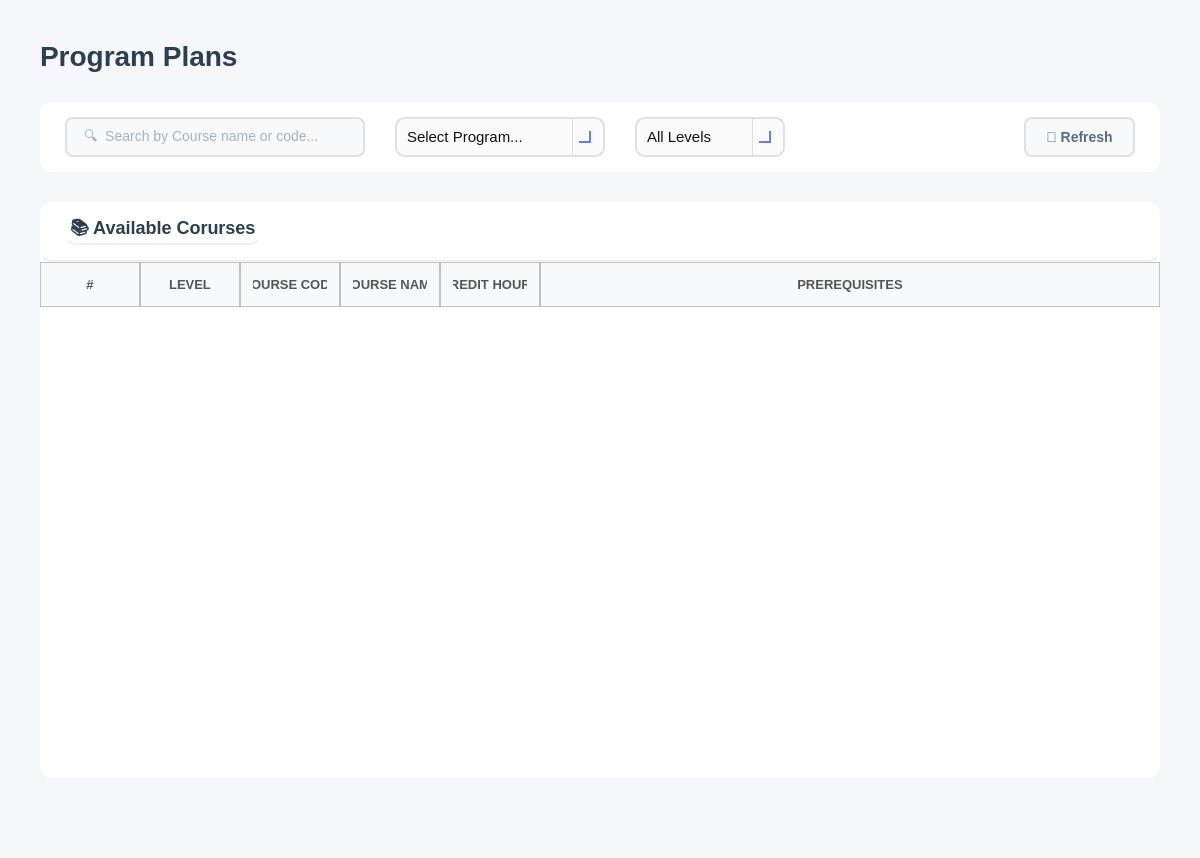
<?xml version="1.0" encoding="UTF-8"?>
<ui version="4.0">
 <class>ViewProgramPlans</class>
 <widget class="QWidget" name="ViewProgramPlans">
  <property name="geometry">
   <rect>
    <x>0</x>
    <y>0</y>
    <width>1200</width>
    <height>858</height>
   </rect>
  </property>
  <property name="windowTitle">
   <string>Course</string>
  </property>
  <property name="styleSheet">
   <string notr="true">background-color: #f5f7fa;</string>
  </property>
  <layout class="QVBoxLayout" name="mainLayout">
   <property name="spacing">
    <number>30</number>
   </property>
   <property name="leftMargin">
    <number>40</number>
   </property>
   <property name="topMargin">
    <number>40</number>
   </property>
   <property name="rightMargin">
    <number>40</number>
   </property>
   <property name="bottomMargin">
    <number>20</number>
   </property>
   <item>
    <layout class="QHBoxLayout" name="headerLayout">
     <item>
      <widget class="QLabel" name="labelTitle">
       <property name="styleSheet">
        <string notr="true">font-size: 28px; font-weight: bold; color: #2c3e50; background: transparent;</string>
       </property>
       <property name="text">
        <string>Program Plans</string>
       </property>
      </widget>
     </item>
     <item>
      <spacer name="headerSpacer">
       <property name="orientation">
        <enum>Qt::Orientation::Horizontal</enum>
       </property>
       <property name="sizeHint" stdset="0">
        <size>
         <width>40</width>
         <height>20</height>
        </size>
       </property>
      </spacer>
     </item>
    </layout>
   </item>
   <item>
    <widget class="QFrame" name="filterFrame">
     <property name="minimumSize">
      <size>
       <width>0</width>
       <height>70</height>
      </size>
     </property>
     <property name="maximumSize">
      <size>
       <width>16777215</width>
       <height>70</height>
      </size>
     </property>
     <property name="styleSheet">
      <string notr="true">background-color: white; border-radius: 12px;</string>
     </property>
     <property name="frameShape">
      <enum>QFrame::Shape::StyledPanel</enum>
     </property>
     <layout class="QHBoxLayout" name="filterLayout">
      <property name="spacing">
       <number>30</number>
      </property>
      <property name="leftMargin">
       <number>25</number>
      </property>
      <property name="topMargin">
       <number>15</number>
      </property>
      <property name="rightMargin">
       <number>25</number>
      </property>
      <property name="bottomMargin">
       <number>15</number>
      </property>
      <item>
       <widget class="QLineEdit" name="lineEditSearch">
        <property name="minimumSize">
         <size>
          <width>300</width>
          <height>40</height>
         </size>
        </property>
        <property name="maximumSize">
         <size>
          <width>200</width>
          <height>16777215</height>
         </size>
        </property>
        <property name="styleSheet">
         <string notr="true">QLineEdit {
    padding: 10px 15px;
    border: 2px solid #e0e0e0;
    border-radius: 8px;
    font-size: 14px;
    background-color: #f8f9fa;   /* light neutral background */
    color: #5a6c7d;             /* text color similar to buttons */
}

QLineEdit:focus {
    border-color: #f5576c;       /* accent border on focus */
    background-color: #ffffff;   /* slightly lighter when active */
}

QLineEdit:disabled {
    background-color: #ededed;   /* washed-out grey */
    color: #a1a8b3;             /* faded text */
}
</string>
        </property>
        <property name="placeholderText">
         <string>🔍  Search by Course name or code...</string>
        </property>
       </widget>
      </item>
      <item>
       <widget class="QComboBox" name="comboBoxSelectProgram">
        <property name="sizePolicy">
         <sizepolicy hsizetype="Expanding" vsizetype="Fixed">
          <horstretch>0</horstretch>
          <verstretch>0</verstretch>
         </sizepolicy>
        </property>
        <property name="minimumSize">
         <size>
          <width>150</width>
          <height>40</height>
         </size>
        </property>
        <property name="maximumSize">
         <size>
          <width>16777215</width>
          <height>65</height>
         </size>
        </property>
        <property name="styleSheet">
         <string notr="true">/* ----------------- QComboBox Base ----------------- */
QComboBox {
    border: 2px solid #E0E0E0;          /* main border */
    border-radius: 10px;
    padding: 8px 10px;                   /* Matches QLineEdit padding */
    background: rgba(250, 250, 250, 200);
    font-size: 11pt;
    color: #111111;
}

/* Focused state */
QComboBox:focus {
    border: 2px solid #667EEA; 
    background: rgba(250, 250, 250, 220);
}

/* ----------------- Drop-down Arrow ----------------- */
QComboBox::drop-down {
    subcontrol-origin: padding;
    subcontrol-position: top right;
    width: 30px; 
    border-left-width: 1px;
    border-left-color: #E0E0E0;
    border-left-style: solid;
    border-top-right-radius: 12px;       /* rounder corners */
    border-bottom-right-radius: 12px;    /* rounder corners */
    background: transparent;
}

/* Remove ugly black border on hover/focus */
QComboBox::drop-down:hover,
QComboBox::drop-down:focus {
    border-left-color: #667EEA;
    background: transparent;
    border: none;
}

/* Modern, visible arrow using simple chevron */
QComboBox::down-arrow {
    width: 10px;
    height: 10px;
    border: solid #667EEA;
    border-width: 0 2px 2px 0;
    margin-right: 6px;
}

/* ----------------- Dropdown Popup ----------------- */
/* Dropdown Popup */
QComboBox QAbstractItemView {
    background-color: #fdfdfd;          /* slightly off-white */
    border: 2px solid #E0E0E0;          /* subtle grey border */
    border-radius: 8px;                  /* may not be perfect on Windows */
    color: #111111;
    font-size: 11pt;
    padding: 5px;
    selection-background-color: #667EEA;
    selection-color: white;
    outline: none;
}

/* Items hover/selection */
QComboBox QAbstractItemView::item:hover {
    background-color: rgba(102, 126, 234, 0.1);
    color: #111111;
}

QComboBox QAbstractItemView::item:selected {
    background-color: #667EEA;
    color: white;
}

/* Error highlight for combo box */
QComboBox[error=&quot;true&quot;] {
    border: 2px solid #FF4A4A;
}</string>
        </property>
        <property name="placeholderText">
         <string>Select Program...</string>
        </property>
        <item>
         <property name="text">
          <string>Computer</string>
         </property>
        </item>
        <item>
         <property name="text">
          <string>Communication</string>
         </property>
        </item>
        <item>
         <property name="text">
          <string>Power</string>
         </property>
        </item>
        <item>
         <property name="text">
          <string>Biomedical</string>
         </property>
        </item>
       </widget>
      </item>
      <item>
       <widget class="QComboBox" name="comboBoxLevel">
        <property name="minimumSize">
         <size>
          <width>150</width>
          <height>40</height>
         </size>
        </property>
        <property name="cursor">
         <cursorShape>PointingHandCursor</cursorShape>
        </property>
        <property name="styleSheet">
         <string notr="true">/* ----------------- QComboBox Base ----------------- */
QComboBox {
    border: 2px solid #E0E0E0;          /* main border */
    border-radius: 10px;
    padding: 8px 10px;                   /* Matches QLineEdit padding */
    background: rgba(250, 250, 250, 200);
    font-size: 11pt;
    color: #111111;
}

/* Focused state */
QComboBox:focus {
    border: 2px solid #667EEA; 
    background: rgba(250, 250, 250, 220);
}

/* ----------------- Drop-down Arrow ----------------- */
QComboBox::drop-down {
    subcontrol-origin: padding;
    subcontrol-position: top right;
    width: 30px; 
    border-left-width: 1px;
    border-left-color: #E0E0E0;
    border-left-style: solid;
    border-top-right-radius: 12px;       /* rounder corners */
    border-bottom-right-radius: 12px;    /* rounder corners */
    background: transparent;
}

/* Remove ugly black border on hover/focus */
QComboBox::drop-down:hover,
QComboBox::drop-down:focus {
    border-left-color: #667EEA;
    background: transparent;
    border: none;
}

/* Modern, visible arrow using simple chevron */
QComboBox::down-arrow {
    width: 10px;
    height: 10px;
    border: solid #667EEA;
    border-width: 0 2px 2px 0;
    margin-right: 6px;
}

/* ----------------- Dropdown Popup ----------------- */
/* Dropdown Popup */
QComboBox QAbstractItemView {
    background-color: #fdfdfd;          /* slightly off-white */
    border: 2px solid #E0E0E0;          /* subtle grey border */
    border-radius: 8px;                  /* may not be perfect on Windows */
    color: #111111;
    font-size: 11pt;
    padding: 5px;
    selection-background-color: #667EEA;
    selection-color: white;
    outline: none;
}

/* Items hover/selection */
QComboBox QAbstractItemView::item:hover {
    background-color: rgba(102, 126, 234, 0.1);
    color: #111111;
}

QComboBox QAbstractItemView::item:selected {
    background-color: #667EEA;
    color: white;
}

/* Error highlight for combo box */
QComboBox[error=&quot;true&quot;] {
    border: 2px solid #FF4A4A;
}</string>
        </property>
        <item>
         <property name="text">
          <string>All Levels</string>
         </property>
        </item>
        <item>
         <property name="text">
          <string>Level 1</string>
         </property>
        </item>
        <item>
         <property name="text">
          <string>Level 2</string>
         </property>
        </item>
        <item>
         <property name="text">
          <string>Level 3</string>
         </property>
        </item>
        <item>
         <property name="text">
          <string>Level 4</string>
         </property>
        </item>
        <item>
         <property name="text">
          <string>Level 5</string>
         </property>
        </item>
        <item>
         <property name="text">
          <string>Level 6</string>
         </property>
        </item>
        <item>
         <property name="text">
          <string>Level 7</string>
         </property>
        </item>
       </widget>
      </item>
      <item>
       <spacer name="filterSpacer">
        <property name="orientation">
         <enum>Qt::Orientation::Horizontal</enum>
        </property>
        <property name="sizeHint" stdset="0">
         <size>
          <width>40</width>
          <height>20</height>
         </size>
        </property>
       </spacer>
      </item>
      <item>
       <widget class="QPushButton" name="buttonRefresh">
        <property name="minimumSize">
         <size>
          <width>100</width>
          <height>40</height>
         </size>
        </property>
        <property name="cursor">
         <cursorShape>PointingHandCursor</cursorShape>
        </property>
        <property name="styleSheet">
         <string notr="true">QPushButton {
    background-color: #f8f9fa;
    color: #5a6c7d;
    border: 2px solid #e0e0e0;
    border-radius: 8px;
    font-size: 14px;
    font-weight: bold;
    padding: 10px 20px;
}

QPushButton:hover {
    border-color: #f5576c;
    color: #f5576c;
}

QPushButton:pressed {
    background-color: #e0e0e0; /* darker grey for pressed feedback */
    border-color: #f5576c;
    color: #f5576c;
}</string>
        </property>
        <property name="text">
         <string>🔄 Refresh</string>
        </property>
       </widget>
      </item>
     </layout>
    </widget>
   </item>
   <item>
    <widget class="QFrame" name="tableFrame">
     <property name="styleSheet">
      <string notr="true">background-color: white; border-radius: 12px;</string>
     </property>
     <property name="frameShape">
      <enum>QFrame::Shape::StyledPanel</enum>
     </property>
     <layout class="QVBoxLayout" name="tableMainLayout">
      <property name="spacing">
       <number>0</number>
      </property>
      <property name="leftMargin">
       <number>0</number>
      </property>
      <property name="topMargin">
       <number>0</number>
      </property>
      <property name="rightMargin">
       <number>0</number>
      </property>
      <property name="bottomMargin">
       <number>0</number>
      </property>
      <item>
       <widget class="QFrame" name="tableHeader">
        <property name="minimumSize">
         <size>
          <width>0</width>
          <height>60</height>
         </size>
        </property>
        <property name="maximumSize">
         <size>
          <width>16777215</width>
          <height>60</height>
         </size>
        </property>
        <property name="styleSheet">
         <string notr="true">background: transparent; border-bottom: 2px solid #f0f0f0;</string>
        </property>
        <property name="frameShape">
         <enum>QFrame::Shape::StyledPanel</enum>
        </property>
        <layout class="QHBoxLayout" name="tableHeaderLayout">
         <property name="leftMargin">
          <number>25</number>
         </property>
         <property name="topMargin">
          <number>15</number>
         </property>
         <property name="rightMargin">
          <number>25</number>
         </property>
         <property name="bottomMargin">
          <number>15</number>
         </property>
         <item>
          <widget class="QLabel" name="tableTitle">
           <property name="styleSheet">
            <string notr="true">font-size: 18px; font-weight: bold; color: #2c3e50; background: transparent;</string>
           </property>
           <property name="text">
            <string>📚 Available Corurses</string>
           </property>
          </widget>
         </item>
         <item>
          <spacer name="tableHeaderSpacer">
           <property name="orientation">
            <enum>Qt::Orientation::Horizontal</enum>
           </property>
           <property name="sizeHint" stdset="0">
            <size>
             <width>40</width>
             <height>20</height>
            </size>
           </property>
          </spacer>
         </item>
        </layout>
       </widget>
      </item>
      <item>
       <widget class="QTableWidget" name="tableAllCourses">
        <property name="minimumSize">
         <size>
          <width>0</width>
          <height>300</height>
         </size>
        </property>
        <property name="styleSheet">
         <string notr="true">QTableWidget {
    border: none;
    background-color: white;
    gridline-color: #e5e5e5;      /* slightly darker for visibility */
    color: #222222;               /* matches QLineEdit text color */
    font-size: 14px;
}

QTableWidget::item {
    padding: 14px;
    border: none;
    color: #222222;               /* consistent text color */
}

QTableWidget::item:selected {
    background-color: #fcebed;  /* soft pink selection */
    color: #222222;             /* keep text readable */
}

QHeaderView::section {
    background-color: #f8f9fa;
    padding: 12px;
	border: 1px solid #c1c1c1; 
    font-size: 13px;
    color: #555555;               /* similar to readOnly QLineEdit text */
    font-weight: bold;
}
QTableWidget::item:focus {
    outline: none;
    border: none;
}
/* Removes weird selection rectangle */
QTableWidget::item:focus {
    outline: none;
    border: none;
}
QTableWidget::indicator {
    width: 18px;
    height: 18px;
}

QTableWidget::indicator:unchecked {
    border: 1px solid #b8b8b8;      /* soft grey border */
    background-color: #f8f8f8;      /* very light grey */
    border-radius: 3px;             /* slightly rounded */
}

QTableWidget::indicator:checked {
    border: 1px solid #5a5a5a;      /* darker grey when selected */
    background-color: #6c6c6c;      /* washed-out grey instead of harsh green */
    image: url(&quot;&quot;);                 /* remove default checkmark */
    border-radius: 3px;
}

QTableWidget::indicator:checked:hover,
QTableWidget::indicator:unchecked:hover {
    border-color: #3a3a3a;
}

QTableWidget::indicator:checked::after {
    content: &quot;&quot;;
    image: url(&quot;&quot;); /* no default checkmark */
}
/* ===== SCROLLBARS (VERTICAL &amp; HORIZONTAL) ===== */

/* Track */
QScrollBar:vertical, QScrollBar:horizontal {
    background: rgba(255, 255, 255, 0.05);  /* subtle track */
    border-radius: 6px;
    margin: 0px;  /* remove extra space */
}

/* Handle / Thumb */
QScrollBar::handle:vertical, QScrollBar::handle:horizontal {
    background: rgba(120, 120, 120, 0.35);  /* glassy thumb */
    border-radius: 6px;
    border: 1px solid rgba(255, 255, 255, 0.2); /* subtle highlight */
    min-height: 30px; /* vertical */
    min-width: 30px;  /* horizontal */
}

QScrollBar::handle:vertical:hover,
QScrollBar::handle:horizontal:hover {
    background: rgba(120, 120, 120, 0.55);
}

/* Buttons (up/down or left/right) */
QScrollBar::add-line:vertical, QScrollBar::sub-line:vertical,
QScrollBar::add-line:horizontal, QScrollBar::sub-line:horizontal {
    width: 16px;  /* horizontal buttons width */
    height: 16px; /* vertical buttons height */
    background: rgba(180, 180, 180, 0.35);
    border-radius: 4px;
}

/* Arrow icons */
QScrollBar::up-arrow:vertical, QScrollBar::down-arrow:vertical,
QScrollBar::left-arrow:horizontal, QScrollBar::right-arrow:horizontal {
    width: 6px;
    height: 6px;
    background: transparent;
}

/* Remove blank areas */
QScrollBar::add-page:vertical, QScrollBar::sub-page:vertical,
QScrollBar::add-page:horizontal, QScrollBar::sub-page:horizontal {
    background: none;
}

/* Sizes */
QScrollBar:vertical { width: 12px; }
QScrollBar:horizontal { height: 12px; }
</string>
        </property>
        <property name="editTriggers">
         <set>QAbstractItemView::EditTrigger::NoEditTriggers</set>
        </property>
        <property name="alternatingRowColors">
         <bool>true</bool>
        </property>
        <property name="selectionMode">
         <enum>QAbstractItemView::SelectionMode::ContiguousSelection</enum>
        </property>
        <property name="selectionBehavior">
         <enum>QAbstractItemView::SelectionBehavior::SelectRows</enum>
        </property>
        <property name="cornerButtonEnabled">
         <bool>true</bool>
        </property>
        <attribute name="horizontalHeaderStretchLastSection">
         <bool>true</bool>
        </attribute>
        <attribute name="verticalHeaderVisible">
         <bool>false</bool>
        </attribute>
        <attribute name="verticalHeaderCascadingSectionResizes">
         <bool>true</bool>
        </attribute>
        <column>
         <property name="text">
          <string>#</string>
         </property>
        </column>
        <column>
         <property name="text">
          <string>LEVEL</string>
         </property>
        </column>
        <column>
         <property name="text">
          <string>COURSE CODE</string>
         </property>
        </column>
        <column>
         <property name="text">
          <string>COURSE NAME</string>
         </property>
        </column>
        <column>
         <property name="text">
          <string>CREDIT HOURS</string>
         </property>
        </column>
        <column>
         <property name="text">
          <string>PREREQUISITES</string>
         </property>
        </column>
       </widget>
      </item>
     </layout>
    </widget>
   </item>
   <item>
    <spacer name="verticalSpacer">
     <property name="orientation">
      <enum>Qt::Orientation::Vertical</enum>
     </property>
     <property name="sizeType">
      <enum>QSizePolicy::Policy::Maximum</enum>
     </property>
     <property name="sizeHint" stdset="0">
      <size>
       <width>20</width>
       <height>60</height>
      </size>
     </property>
    </spacer>
   </item>
  </layout>
 </widget>
 <resources/>
 <connections/>
</ui>
